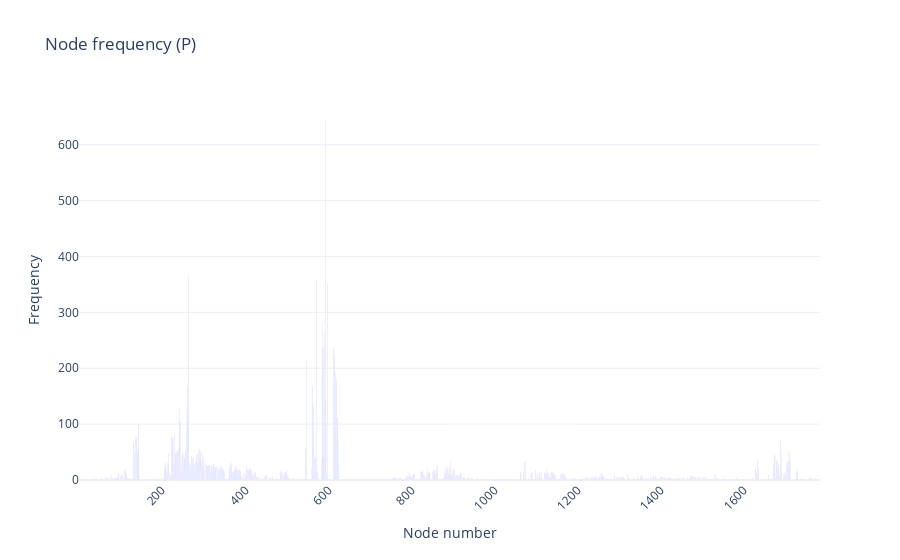
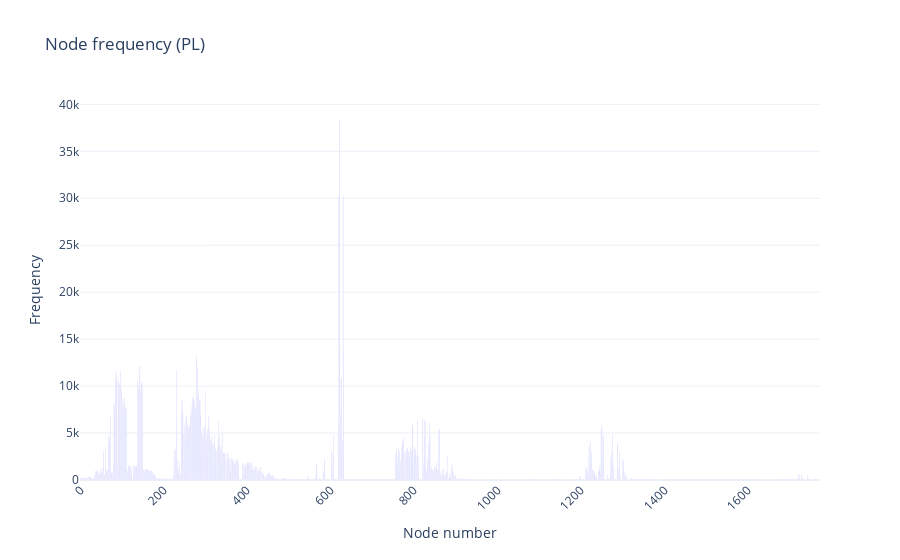
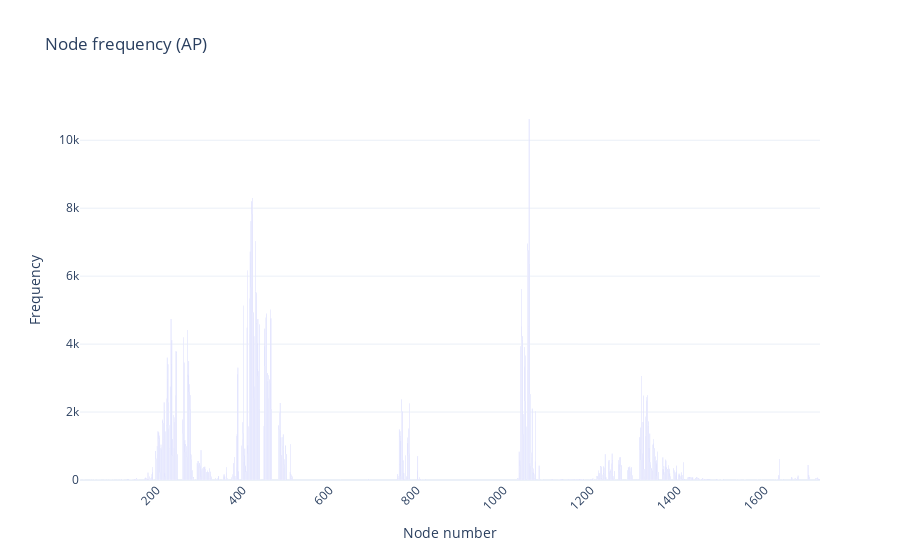
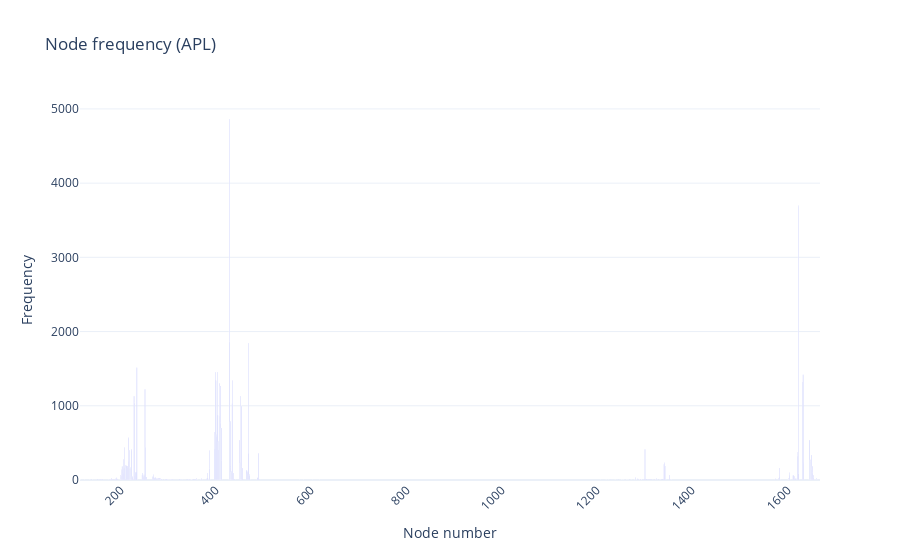

The notebook cell saved with these charts, in order:
### Code cell
graph_counts(counts_P, "P")
graph_counts(counts_PL, "PL")
graph_counts(counts_AP, "AP")
graph_counts(counts_APL, "APL")

### Figure 1 — Plotly figure (JSON) as saved in the notebook; plotly's stock layout.template omitted (floating-point values rounded to 4 significant figures; data arrays with more than 128 entries replaced by an {"elided": "..."} marker saying what was removed)
{"data": [{"hovertemplate": "Node number=%{x}<br>Frequency=%{y}<extra></extra>", "legendgroup": "", "marker": {"color": "#636efa", "pattern": {"shape": ""}}, "name": "", "orientation": "v", "showlegend": false, "textposition": "auto", "type": "bar", "x": {"elided": "893 int values"}, "xaxis": "x", "y": {"elided": "893 int values"}, "yaxis": "y"}], "layout": {"bargap": 0.2, "barmode": "relative", "legend": {"tracegroupgap": 0}, "title": {"text": "Node frequency (P)"}, "xaxis": {"anchor": "y", "domain": [0, 1], "tickangle": -45, "title": {"text": "Node number"}}, "yaxis": {"anchor": "x", "domain": [0, 1], "title": {"text": "Frequency"}}}}

### Figure 2 — Plotly figure (JSON) as saved in the notebook; plotly's stock layout.template omitted (floating-point values rounded to 4 significant figures; data arrays with more than 128 entries replaced by an {"elided": "..."} marker saying what was removed)
{"data": [{"hovertemplate": "Node number=%{x}<br>Frequency=%{y}<extra></extra>", "legendgroup": "", "marker": {"color": "#636efa", "pattern": {"shape": ""}}, "name": "", "orientation": "v", "showlegend": false, "textposition": "auto", "type": "bar", "x": {"elided": "1000 int values"}, "xaxis": "x", "y": {"elided": "1000 int values"}, "yaxis": "y"}], "layout": {"bargap": 0.2, "barmode": "relative", "legend": {"tracegroupgap": 0}, "title": {"text": "Node frequency (PL)"}, "xaxis": {"anchor": "y", "domain": [0, 1], "tickangle": -45, "title": {"text": "Node number"}}, "yaxis": {"anchor": "x", "domain": [0, 1], "title": {"text": "Frequency"}}}}

### Figure 3 — Plotly figure (JSON) as saved in the notebook; plotly's stock layout.template omitted (floating-point values rounded to 4 significant figures; data arrays with more than 128 entries replaced by an {"elided": "..."} marker saying what was removed)
{"data": [{"hovertemplate": "Node number=%{x}<br>Frequency=%{y}<extra></extra>", "legendgroup": "", "marker": {"color": "#636efa", "pattern": {"shape": ""}}, "name": "", "orientation": "v", "showlegend": false, "textposition": "auto", "type": "bar", "x": {"elided": "723 int values"}, "xaxis": "x", "y": {"elided": "723 int values"}, "yaxis": "y"}], "layout": {"bargap": 0.2, "barmode": "relative", "legend": {"tracegroupgap": 0}, "title": {"text": "Node frequency (AP)"}, "xaxis": {"anchor": "y", "domain": [0, 1], "tickangle": -45, "title": {"text": "Node number"}}, "yaxis": {"anchor": "x", "domain": [0, 1], "title": {"text": "Frequency"}}}}

### Figure 4 — Plotly figure (JSON) as saved in the notebook; plotly's stock layout.template omitted (floating-point values rounded to 4 significant figures; data arrays with more than 128 entries replaced by an {"elided": "..."} marker saying what was removed)
{"data": [{"hovertemplate": "Node number=%{x}<br>Frequency=%{y}<extra></extra>", "legendgroup": "", "marker": {"color": "#636efa", "pattern": {"shape": ""}}, "name": "", "orientation": "v", "showlegend": false, "textposition": "auto", "type": "bar", "x": {"elided": "314 int values"}, "xaxis": "x", "y": {"elided": "314 int values"}, "yaxis": "y"}], "layout": {"bargap": 0.2, "barmode": "relative", "legend": {"tracegroupgap": 0}, "title": {"text": "Node frequency (APL)"}, "xaxis": {"anchor": "y", "domain": [0, 1], "tickangle": -45, "title": {"text": "Node number"}}, "yaxis": {"anchor": "x", "domain": [0, 1], "title": {"text": "Frequency"}}}}
